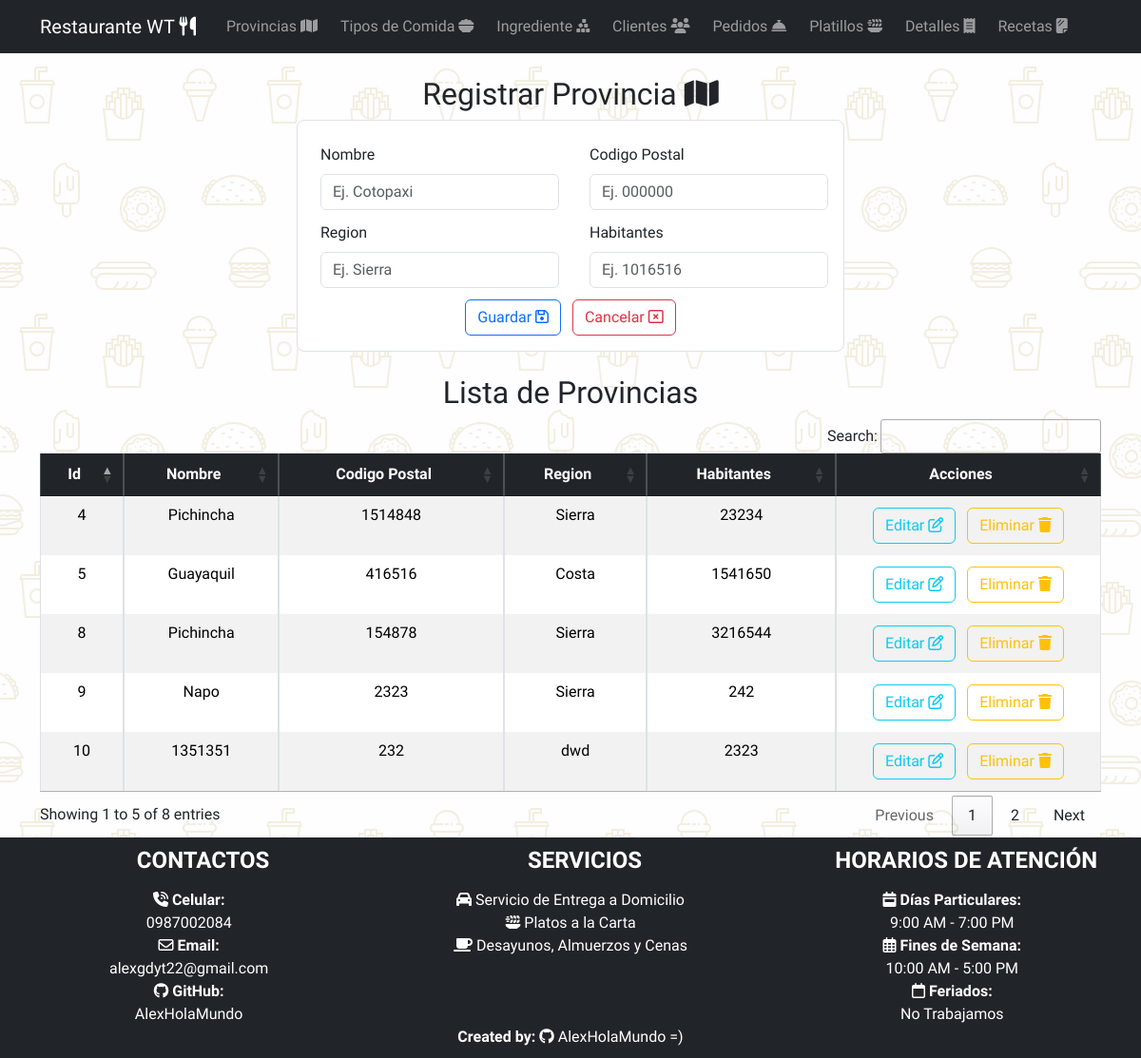
The page /listaProvincia/ on the database its author committed.
### Aplicaciones/RestauranteWT/models.py (models this page shows, shortened)
class Provincia(models.Model):
    idProvincia_wt = models.AutoField(primary_key=True)
    nombre_wt = models.CharField(max_length=50)
    codigoPostal_wt = models.IntegerField()
    region_wt = models.CharField(max_length=50)
    habitantes_wt = models.IntegerField()

### Aplicaciones/RestauranteWT/views.py (the view)
# urls.py: path('listaProvincia/', views.listaProvincia),
def listaProvincia (request):
    provinciaBdd=Provincia.objects.all()
    return render(request, 'listaProvincia.html',{'provincias':provinciaBdd})

### Aplicaciones/RestauranteWT/templates/listaProvincia.html (shortened to what this page needs)
{% extends "plantilla.html" %} {% block contenido %} {%load static %}
<div class="container w-50 mt-4 mb-4">
  <h2 class="text-center">
    Registrar Provincia <i class="fa-solid fa-map"></i>
  </h2>
  <form
    class="border p-3 rounded-3"
    action="/guardarProvincia/"
    method="POST"
    enctype="multipart/form-data"
    id="formProvincia"
  >
    <div class="row">
      <div class="col-md-6">
        <div class="m-1">
          <label for="" class="form-label m-1">Nombre</label>
          <input
            type="text"
            required
            class="form-control m-1"
            placeholder="Ej. Cotopaxi"
            value=""
            name="nombre_wt"
            id="nombre_wt"
          />
        </div>
      </div>
      <div class="col-md-6">
        <div class="m-1">
          <label for="" class="form-label m-1">Codigo Postal</label>
          <input
            type="number"
            required
            class="form-control m-1"
            placeholder="Ej. 000000"
            value=""
            name="codigoPostal_wt"
            id="codigoPostal_wt"
          />
        </div>
      </div>
    </div>
    <div class="row">
      <div class="col-md-6">
        <div class="m-1">
          <label for="" class="form-label m-1">Region</label>
          <input
            type="text"
            required
            class="form-control m-1"
            placeholder="Ej. Sierra"
            value=""
            name="region_wt"
            id="region_wt"
          />
        </div>
      </div>
      <div class="col-md-6">
        <div class="m-1">
          <label for="" class="form-label m-1">Habitantes</label>
          <input
            type="number"
            required
            class="form-control m-1"
            placeholder="Ej. 1016516"
            value=""
            name="habitantes_wt"
            id="habitantes_wt"
          />
        </div>
      </div>
    </div>
    <center class="mt-2">
      <button type="submit" name="button" class="btn btn-outline-primary">
        Guardar <i class="fa-regular fa-floppy-disk"></i></button
      >&nbsp;&nbsp;
      <button type="reset" name="button" class="btn btn-outline-danger">
        Cancelar <i class="fa-regular fa-window-close"></i>
      </button>
    </center>
  </form>
</div>
<center class="mt-4 mb-4">
  <div class="container table-responsive">
    <h2 class="text-center">Lista de Provincias</h2>
    <table
      class="table table-striped table-bordered table-hover"
      id="tbProvincia"
    >
      <thead>
        <tr class="table-dark">
          <th class="text-center" scope="col">Id</th>
          <th class="text-center" scope="col">Nombre</th>
          <th class="text-center" scope="col">Codigo Postal</th>
          <th class="text-center" scope="col">Region</th>
          <th class="text-center" scope="col">Habitantes</th>
          <th class="text-center w-25" scope="col">Acciones</th>
        </tr>
      </thead>
      <tbody>
        {% for provincia in provincias %}
        <tr>
          <td class="text-center">{{provincia.idProvincia_wt}}</td>
          <td class="text-center">{{provincia.nombre_wt}}</td>
          <td class="text-center">{{provincia.codigoPostal_wt}}</td>
          <td class="text-center">{{provincia.region_wt}}</td>
          <td class="text-center">{{provincia.habitantes_wt}}</td>
          <td class="text-center w-25">
            <a
              href="/editarProvincia/{{provincia.idProvincia_wt}}"
              class="btn btn-outline-info m-1"
              >Editar <i class="fa-regular fa-pen-to-square"></i
            ></a>
            <a
              href="javascript:void(0);"
              type="button"
              class="btn btn-outline-warning m-1"
              onclick="eliminarProvincia('/eliminarProvincia/{{provincia.idProvincia_wt}}')"
              >Eliminar <i class="fa-solid fa-trash"></i
            ></a>
          </td>
        </tr>
        {% endfor %}
      </tbody>
    </table>
  </div>
</center>
{% endblock contenido %}

### crudRestaurante/static/css/styles.css (style rules this page uses)
body { font-family: 'Great Vibes', cursive; font-family: 'PT Sans', sans-serif; font-family: 'PT Sans Narrow', sans-serif; font-family: 'Roboto Condensed', sans-serif; padding-bottom: 210px !important; padding-top: 56px; background-color: #fefdff; }
form { background-color: #fff; }

### rows shown on the page
Provincia: idProvincia_wt "4", nombre_wt "Pichincha", codigoPostal_wt "1514848", region_wt "Sierra", habitantes_wt "23234"
Provincia: idProvincia_wt "5", nombre_wt "Guayaquil", codigoPostal_wt "416516", region_wt "Costa", habitantes_wt "1541650"
Provincia: idProvincia_wt "8", nombre_wt "Pichincha", codigoPostal_wt "154878", region_wt "Sierra", habitantes_wt "3216544"
Provincia: idProvincia_wt "9", nombre_wt "Napo", codigoPostal_wt "2323", region_wt "Sierra", habitantes_wt "242"
Provincia: idProvincia_wt "10", nombre_wt "1351351", codigoPostal_wt "232", region_wt "dwd", habitantes_wt "2323"
